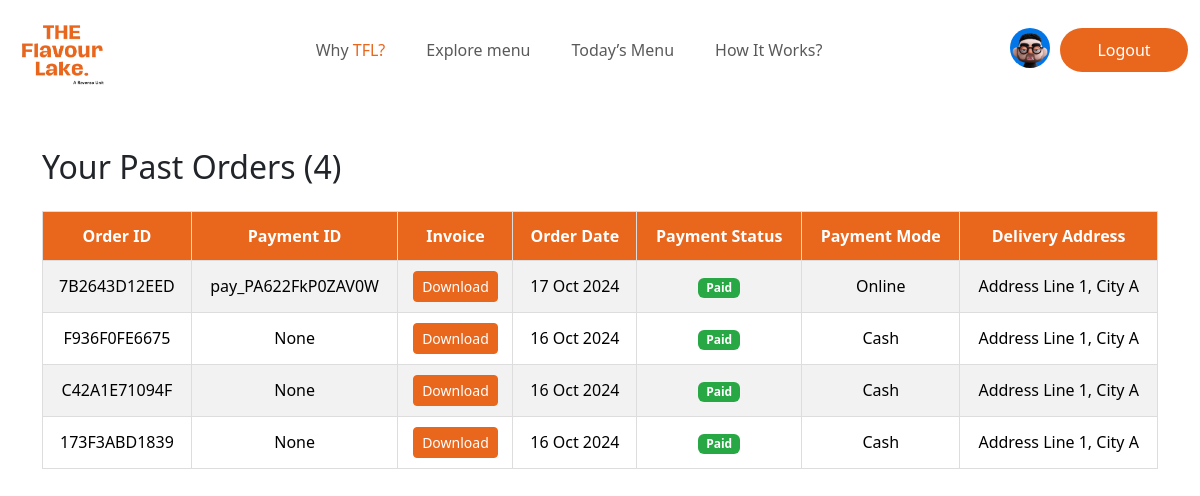
Before: /past_orders/ (signed in) with the older database file.
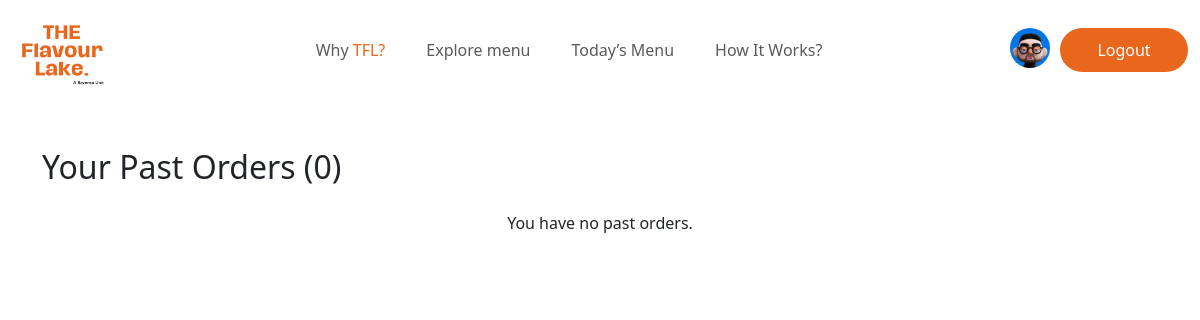
After: the same page with the newer database file.
### home/models.py (models this page shows, shortened)
class Order(models.Model):
    order_id = models.CharField(max_length=12, unique=True, blank=True, null=True)
    payment_id = models.CharField(max_length=100, unique=True, blank=True, null=True)
    pdf_invoice = models.FileField(upload_to='invoices/', blank=True, null=True)
    created_at = models.DateTimeField(auto_now_add=True, blank=True, null=True)
    customer_email = models.EmailField(blank=True, null=True)
    payment_status = models.CharField(max_length=10, choices=[('pending', 'Pending'), ('paid', 'Paid')], default='pending')
    payment_mode = models.CharField(max_length=10, choices=[('online', 'Online'), ('cash', 'Cash')], default='online')
    delivery_address = models.ForeignKey(DeliveryAddress, on_delete=models.SET_NULL, null=True, blank=True)
    delivery_otp = models.IntegerField(default=0, null=True, blank=True)
    delivery_status = models.CharField(max_length=10, choices=[('pending', 'Pending'), ('delivered', 'Delivered')], default='pending')
    expiration_time = models.DateTimeField(null=True, blank=True)  # New expiration field

class DeliveryAddress(models.Model):
    ADDRESS_CHOICES = [
        ('IIIT', 'IIIT'),
        ('STPI', 'STPI'),
        ('KIIT', 'KIIT'),
    ]
    CITY_CHOICES = [
        ('Bhubaneswar', 'Bhubaneswar'),
    ]
    user = models.ForeignKey(User, on_delete=models.CASCADE, related_name='delivery_addresses')
    address_line1 = models.CharField(max_length=255, choices=ADDRESS_CHOICES, default='IIIT')
    city = models.CharField(max_length=100, choices=CITY_CHOICES, default='Bhubaneswar')
    phone_number = models.CharField(max_length=10, default='XXXXXXXXXX')
    is_primary = models.BooleanField(default=False)
    created_at = models.DateTimeField(auto_now_add=True)
    updated_at = models.DateTimeField(auto_now=True)
    def __str__(self):
        return f"{self.address_line1}, {self.city}"

### home/views.py (the view)
# urls.py: path('past_orders/', views.past_orders, name='past_orders'),
@login_required
def past_orders(request):
    past_orders = Order.objects.filter(customer_email=request.user.email).order_by('-created_at')
    context = {
        'past_orders': past_orders,
    }
    return render(request, 'apps/home/past_orders.html',context)

### templates/apps/home/past_orders.html (shortened to what this page needs)
{% extends "account/base_entrance.html" %}
{% load i18n %}
{% load static %}
{% load allauth account %}
{% block content %}
    <div class="container mt-5">
        <h2 class="mb-4">Your Past Orders ({{ past_orders.count }})</h2>
        {% if past_orders %}
        <div class="table-responsive">
            <table class="table table-striped table-bordered orders-table">
                <thead class="thead-dark" style="background-color: #E9661C; color: white;">
                    <tr>
                        <th>Order ID</th>
                        <th class="d-none d-md-table-cell">Payment ID</th>
                        <th class="">Invoice</th>
                        <th class="">Order Date</th>
                        <th class="d-none d-md-table-cell">Payment Status</th>
                        <th class="d-none d-md-table-cell">Payment Mode</th>
                        <th class="d-none d-md-table-cell">Delivery Address</th>
                    </tr>
                </thead>
                <tbody>
                    {% for order in past_orders %}
                    <tr class="mb-3">
                        <td data-label="Order ID">{{ order.order_id }}</td>
                        <td class="d-none d-md-table-cell" data-label="Payment ID">{{ order.payment_id }}</td>
                        <td class="" data-label="Invoice">
                            {% if order.pdf_invoice %}
                                <a href="{{ order.pdf_invoice.url }}" class="btn btn-sm btn-primary" target="_blank">Download</a>
                            {% else %}
                                No Invoice
                            {% endif %}
                        </td>
                        <td class="" data-label="Order Date">{{ order.created_at|date:"d M Y" }}</td>
                        <td class="d-none d-md-table-cell" data-label="Payment Status">
                            <span class="badge {% if order.payment_status == 'paid' %}badge-success{% else %}badge-warning{% endif %}">
                                {{ order.payment_status|title }}
                            </span>
                        </td>
                        <td class="d-none d-md-table-cell" data-label="Payment Mode">{{ order.payment_mode|title }}</td>
                        <td class="d-none d-md-table-cell" data-label="Delivery Address">
                            {% if order.delivery_address %}
                                {{ order.delivery_address|truncatechars:30 }}
                            {% else %}
                                No Address Provided
                            {% endif %}
                        </td>
                    </tr>
                    {% endfor %}
                </tbody>
            </table>
        </div>
        {% else %}
        <p class="text-center">You have no past orders.</p>
        {% endif %}
    </div>
{% endblock content %}

Changed rows visible on the page:
removed Order: order_id "7B2643D12EED", payment_id "pay_PA622FkP0ZAV0W", created_at "17 Oct 2024", payment_status "Paid", payment_mode "Online", delivery_address "Address Line 1, City A"
removed Order: order_id "F936F0FE6675", payment_id "None", created_at "16 Oct 2024", payment_status "Paid", payment_mode "Cash", delivery_address "Address Line 1, City A"
removed Order: order_id "C42A1E71094F", payment_id "None", created_at "16 Oct 2024", payment_status "Paid", payment_mode "Cash", delivery_address "Address Line 1, City A"
removed Order: order_id "173F3ABD1839", payment_id "None", created_at "16 Oct 2024", payment_status "Paid", payment_mode "Cash", delivery_address "Address Line 1, City A"
Other visible differences:
{{ past_orders.count }}: "4" → "0"
text no longer shown: "Order ID Payment ID Invoice Order Date Payment Status Payment Mode Delivery Address"
text now shown: "You have no past orders."
